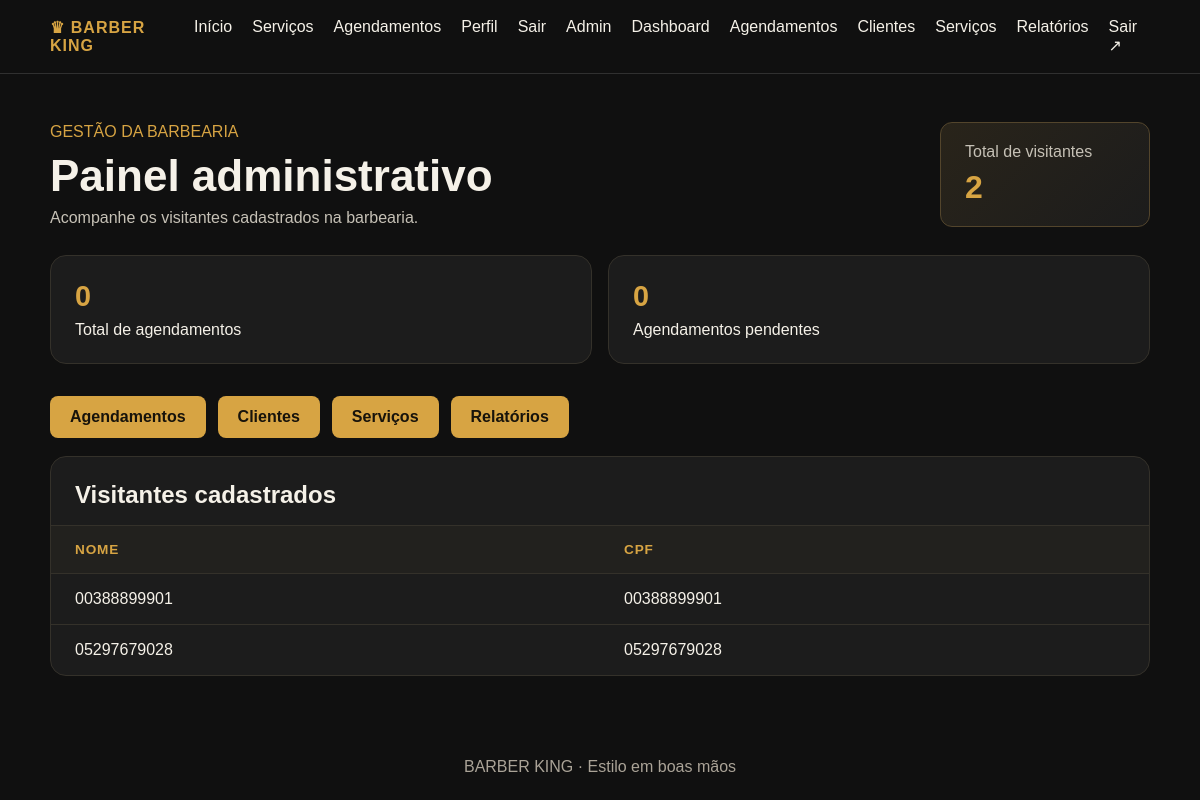
The app's page /admin-painel/ (signed in), older data.
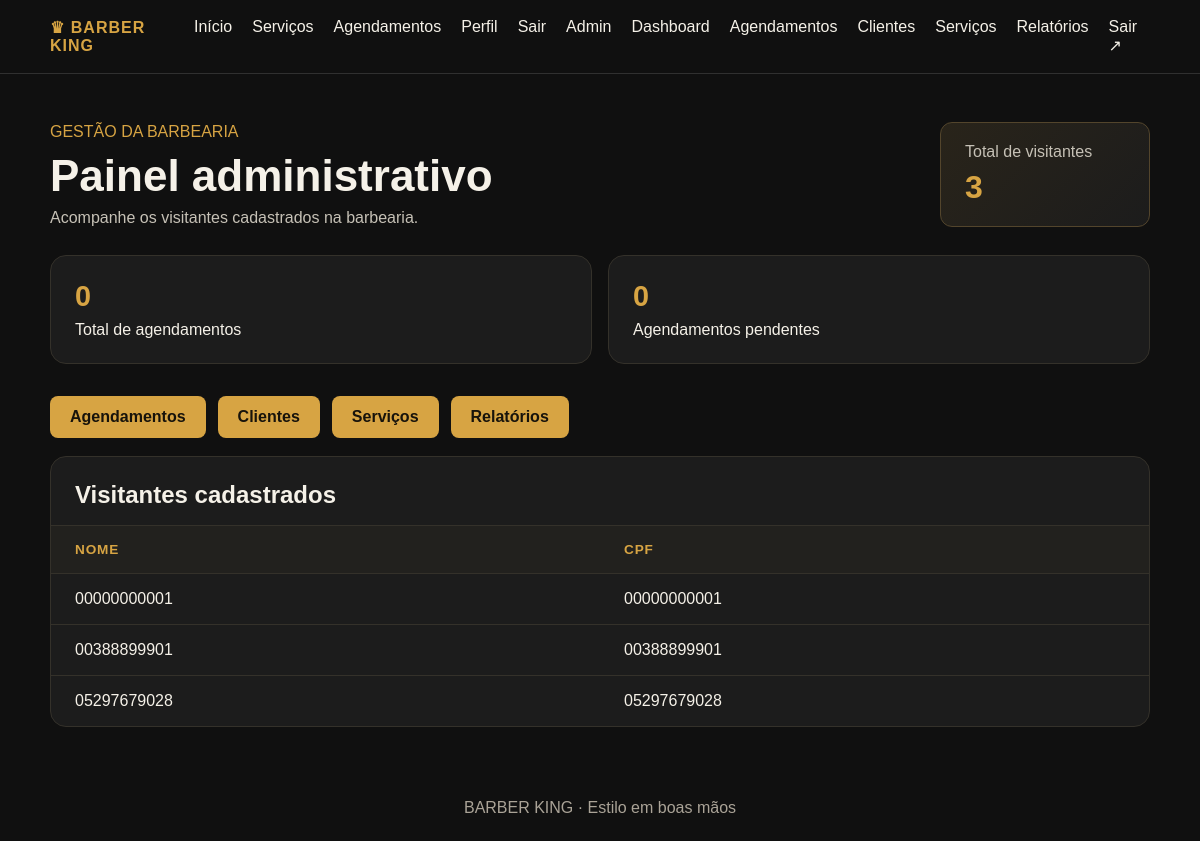
The same page, newer data.
### app/models.py (models this page shows)
class Visitor(models.Model):
    cpf = models.CharField(max_length=11, unique=True, error_messages={
        'unique': 'Já existe um visitante com esse CPF cadastrado.'
    })
    user = models.OneToOneField(
        settings.AUTH_USER_MODEL,
        on_delete=models.SET_NULL,
        null=True,
        blank=True,
        related_name='visitor_record',
    )

### app/views.py (the view)
# urls.py: path("admin-painel/", views.admin_painel, name="admin_painel"),
@admin_required
def admin_painel(request):
    visitantes = Visitor.objects.select_related("user").order_by("-id")[:10]
    return render(request, "admin.html", {
        "total_visitantes": Visitor.objects.count(),
        "visitantes": visitantes,
        "total_agendamentos": Appointment.objects.count(),
        "total_servicos": Service.objects.count(),
        "agendamentos_pendentes": Appointment.objects.filter(status=Appointment.STATUS_PENDING).count(),
    })
    return render(request, "admin.html", {"total_visitantes": Visitor.objects.count(), "visitantes": visitantes,
})

### app/groups.py (called while the page is built)
def is_admin_user(user):
    return bool(
        user.is_authenticated
        and (
            user.is_superuser
            or user.is_staff
            or user.groups.filter(name__in=ADMIN_GROUPS).exists()
        )
    )

### app/templates/admin.html (shortened to what this page needs)
{% extends "base.html" %}
{% block content %}
<section class="admin-page">
    <header class="admin-heading">
        <div>
            <span class="eyebrow">GESTÃO DA BARBEARIA</span>
            <h1>Painel administrativo</h1>
            <p>Acompanhe os visitantes cadastrados na barbearia.</p>
        </div>
        <div class="admin-total">
            <span>Total de visitantes</span>
            <strong>{{ total_visitantes }}</strong>
        </div>
    </header>
    <div class="stats">
      <article><strong>{{ total_agendamentos }}</strong><span>Total de agendamentos</span></article>
      <article><strong>{{ agendamentos_pendentes }}</strong><span>Agendamentos pendentes</span></article>
    </div>
    <nav class="admin-nav">
      <a class="button" href="{% url 'admin_agendamentos' %}">Agendamentos</a>
      <a class="button" href="{% url 'admin_clientes' %}">Clientes</a>
      <a class="button" href="{% url 'admin_servicos' %}">Serviços</a>
      <a class="button" href="{% url 'admin_relatorios' %}">Relatórios</a>
    </nav>
    <section class="panel visitor-panel" aria-labelledby="visitor-list-title">
        <div class="panel-heading">
            <h2 id="visitor-list-title">Visitantes cadastrados</h2>
        </div>
        <div class="table-wrap">
            <table class="visitor-table">
                <thead>
                    <tr>
                        <th scope="col">Nome</th>
                        <th scope="col">CPF</th>
                    </tr>
                </thead>
                <tbody>
                    {% for v in visitantes %}
                    <tr>
                        <td>{{ v.user.get_full_name|default:v.user.username }}</td>
                        <td>{{ v.cpf }}</td>
                    </tr>
                    {% empty %}
                    <tr>
                        <td class="empty-state" colspan="2">Nenhum visitante cadastrado ainda.</td>
                    </tr>
                    {% endfor %}
                </tbody>
            </table>
        </div>
    </section>
</section>
{% endblock %}

Row changes from the older to the newer data that the page shows:
added Visitor: user.get_full_name "00000000001", cpf "00000000001"
Text that changed along with them:
{{ total_visitantes }}: "2" → "3"
